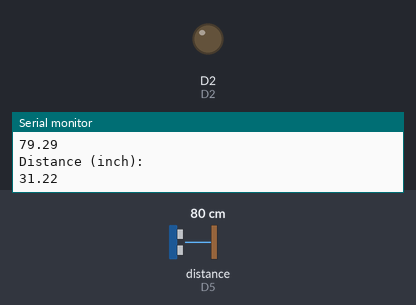
Recording of a sketch running on a simulated ESP8266 (NodeMCU). Shown: output pins drawn as LEDs (lit = HIGH), the last lines printed to the serial monitor. Wiring (inferred from the names in the program): ultrasonic range finder: trigger D6; echo D5. Dashed ring = blinking. The inputs (shaded band) are chosen by the test bench; at power-on: distance to the obstacle (sensor on D5) 80 cm. The echo pulse lasts 58.3 µs per cm; WiFi joins after 1.5 s; servers stay silent unless stated; pins used as bus, display or sensor lines are not drawn.

Above: at 3.2 s.
3.3 s: distance to the obstacle (sensor on D5) set to 54 cm
4.8 s: distance to the obstacle (sensor on D5) set to 47 cm
At 5.4 s:
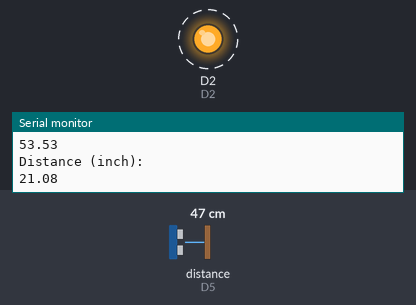
7.8 s: distance to the obstacle (sensor on D5) set to 60 cm
At 8.4 s:
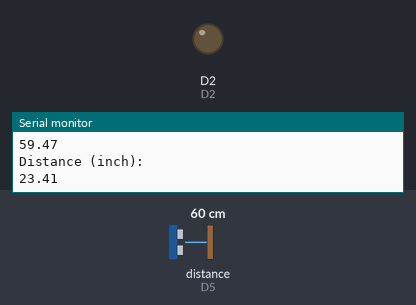
9.3 s: distance to the obstacle (sensor on D5) set to 35 cm
At 10.0 s:
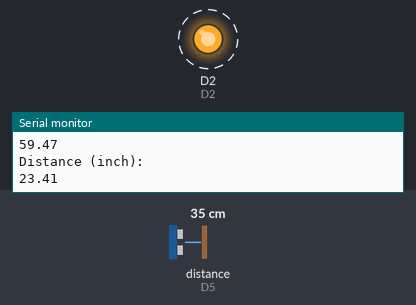
Timing chart, 0 to 13.3 s (numbered marks = the images above; inputs shaded):
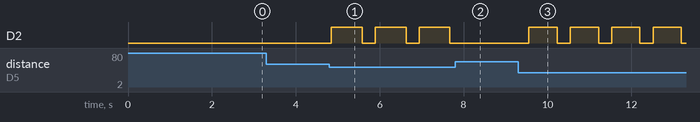

The sketch:

Working_Code_without_buzzer-1.ino
```cpp
#include <ESP8266WiFi.h>        // Include the Wi-Fi library
#include <ThingSpeak.h>
#include <WiFiClient.h>


const char* ssid     = "appa";         // The SSID (name) of the Wi-Fi network you want to connect to
const char* password = "appaappa";     // The password of the Wi-Fi network
WiFiClient client;
unsigned long myChannelNumber = 2045411;
const char * myWriteAPIKey = "BCCDH2DKZFYGT8T9";

const int trigPin = 12;
const int echoPin = 14;
const int D2 = 4;

//define sound velocity in cm/uS
#define SOUND_VELOCITY 0.034
#define CM_TO_INCH 0.393701

long duration;
float distanceCm;
float distanceInch;

void setup() {
  Serial.begin(115200);         // Start the Serial communication to send messages to the computer
  delay(10);
  Serial.println('\n');

  WiFi.begin(ssid, password);             // Connect to the network
  Serial.print("Connecting to ");
  Serial.print(ssid); Serial.println(" ...");

  int i = 0;
  while (WiFi.status() != WL_CONNECTED) { // Wait for the Wi-Fi to connect
    delay(1000);
    Serial.print(++i); Serial.print(' ');
  }

  Serial.println('\n');
  Serial.println("Connection established!");
  Serial.print("IP address:\t");
  Serial.println(WiFi.localIP());         // Send the IP address of the ESP8266 to the computer
  pinMode(trigPin, OUTPUT); // Sets the trigPin as an Output
  pinMode(echoPin, INPUT); // Sets the echoPin as an Input
  pinMode(D2,OUTPUT);
  ThingSpeak.begin(client);
}

void loop() {
  digitalWrite(trigPin, LOW);
  delayMicroseconds(1);
  // Sets the trigPin on HIGH state for 10 micro seconds
  digitalWrite(trigPin, HIGH);
  delayMicroseconds(1);
  digitalWrite(trigPin, LOW);

  // Reads the echoPin, returns the sound wave travel time in microseconds
  duration = pulseIn(echoPin, HIGH);

  // Calculate the distance
  distanceCm = duration * SOUND_VELOCITY/2;

  if (distanceCm < 50){
    digitalWrite(D2, HIGH);
    delay(500+(5*distanceCm));
    digitalWrite(D2, LOW);
  }

  // Convert to inches
  distanceInch = distanceCm * CM_TO_INCH;

  // Prints the distance on the Serial Monitor
  Serial.println("Distance (cm): ");
  Serial.println(distanceCm);
  Serial.println("Distance (inch): ");
  Serial.println(distanceInch);

  delay(10);
  ThingSpeak.writeField(myChannelNumber, 1, distanceCm, myWriteAPIKey);

}
```

Measured:
- the behaviour switches between 51 and 50 cm on distance to the obstacle (sensor on D5) (found by bisection; images 0 and 1)
- after the input at 4.8 s, D2: alternates HIGH for 0.73 s and LOW for 0.31 s, starting after 0.05 s
- after the input at 7.8 s, D2: stays LOW (without the input it goes to HIGH after 0.19 s)
- after the input at 9.3 s, D2: alternates HIGH for 0.67 s and LOW for 0.31 s, starting after 0.26 s
